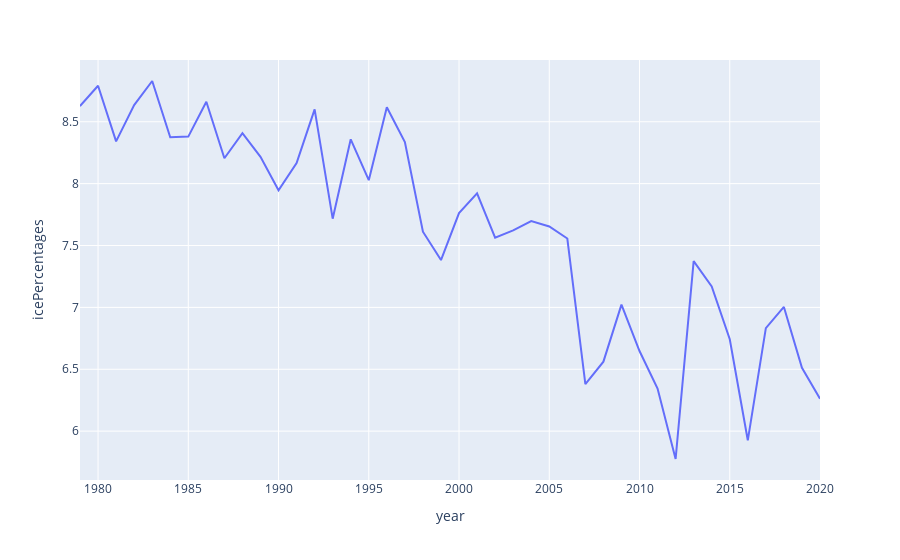

This figure's notebook cell:
### Code cell
icePercentages_DF = pd.DataFrame(data={"year":yearRange,"icePercentages":icePercentages,})
icePercentagesGS_DF = pd.DataFrame(data={"year":yearRange,"icePercentagesGS":icePercentagesGS})

px.line(data_frame=icePercentages_DF,x="year",y="icePercentages")

### Figure 1 — Plotly figure (JSON) as saved in the notebook; plotly's stock layout.template omitted (floating-point values rounded to 4 significant figures)
{"data": [{"hovertemplate": "year=%{x}<br>icePercentages=%{y}<extra></extra>", "legendgroup": "", "line": {"color": "#636efa", "dash": "solid"}, "mode": "lines", "name": "", "orientation": "v", "showlegend": false, "type": "scatter", "x": [1979, 1980, 1981, 1982, 1983, 1984, 1985, 1986, 1987, 1988, 1989, 1990, 1991, 1992, 1993, 1994, 1995, 1996, 1997, 1998, 1999, 2000, 2001, 2002, 2003, 2004, 2005, 2006, 2007, 2008, 2009, 2010, 2011, 2012, 2013, 2014, 2015, 2016, 2017, 2018, 2019, 2020], "xaxis": "x", "y": [8.626, 8.791, 8.341, 8.635, 8.829, 8.375, 8.38, 8.662, 8.205, 8.408, 8.216, 7.946, 8.167, 8.6, 7.717, 8.358, 8.028, 8.617, 8.337, 7.612, 7.383, 7.762, 7.922, 7.563, 7.623, 7.698, 7.654, 7.557, 6.38, 6.561, 7.023, 6.648, 6.345, 5.775, 7.374, 7.169, 6.743, 5.926, 6.832, 7.004, 6.512, 6.262], "yaxis": "y"}], "layout": {"legend": {"tracegroupgap": 0}, "margin": {"t": 60}, "xaxis": {"anchor": "y", "domain": [0, 1], "title": {"text": "year"}}, "yaxis": {"anchor": "x", "domain": [0, 1], "title": {"text": "icePercentages"}}}}
